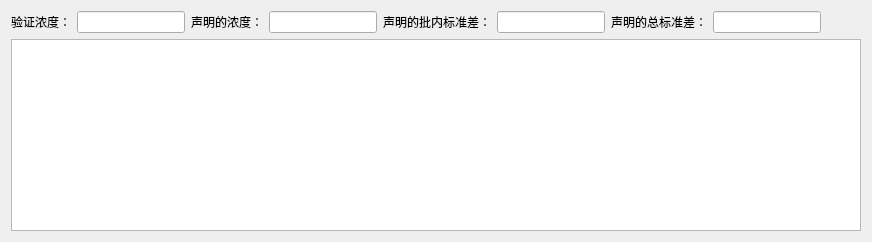
            <widget class="QWidget" name="table2">
             <layout class="QVBoxLayout" name="verticalLayout">
              <item>
               <layout class="QHBoxLayout" name="horizontalLayout_2">
                <item>
                 <widget class="QLabel" name="label_43">
                  <property name="sizePolicy">
                   <sizepolicy hsizetype="Fixed" vsizetype="Fixed">
                    <horstretch>0</horstretch>
                    <verstretch>0</verstretch>
                   </sizepolicy>
                  </property>
                  <property name="maximumSize">
                   <size>
                    <width>16777215</width>
                    <height>16777215</height>
                   </size>
                  </property>
                  <property name="text">
                   <string>验证浓度：</string>
                  </property>
                 </widget>
                </item>
                <item>
                 <widget class="QLineEdit" name="ep5_validationConcentration_L2">
                  <property name="sizePolicy">
                   <sizepolicy hsizetype="Fixed" vsizetype="Fixed">
                    <horstretch>0</horstretch>
                    <verstretch>0</verstretch>
                   </sizepolicy>
                  </property>
                 </widget>
                </item>
                <item>
                 <widget class="QLabel" name="label_51">
                  <property name="sizePolicy">
                   <sizepolicy hsizetype="Fixed" vsizetype="Fixed">
                    <horstretch>0</horstretch>
                    <verstretch>0</verstretch>
                   </sizepolicy>
                  </property>
                  <property name="text">
                   <string>声明的浓度：</string>
                  </property>
                 </widget>
                </item>
                <item>
                 <widget class="QLineEdit" name="ep5_ClaimConcentration_L2">
                  <property name="sizePolicy">
                   <sizepolicy hsizetype="Fixed" vsizetype="Fixed">
                    <horstretch>0</horstretch>
                    <verstretch>0</verstretch>
                   </sizepolicy>
                  </property>
                 </widget>
                </item>
                <item>
                 <widget class="QLabel" name="label_52">
                  <property name="sizePolicy">
                   <sizepolicy hsizetype="Fixed" vsizetype="Fixed">
                    <horstretch>0</horstretch>
                    <verstretch>0</verstretch>
                   </sizepolicy>
                  </property>
                  <property name="text">
                   <string>声明的批内标准差：</string>
                  </property>
                 </widget>
                </item>
                <item>
                 <widget class="QLineEdit" name="ep5_ClaimSd_L2">
                  <property name="sizePolicy">
                   <sizepolicy hsizetype="Fixed" vsizetype="Fixed">
                    <horstretch>0</horstretch>
                    <verstretch>0</verstretch>
                   </sizepolicy>
                  </property>
                 </widget>
                </item>
                <item>
                 <widget class="QLabel" name="label_58">
                  <property name="sizePolicy">
                   <sizepolicy hsizetype="Fixed" vsizetype="Fixed">
                    <horstretch>0</horstretch>
                    <verstretch>0</verstretch>
                   </sizepolicy>
                  </property>
                  <property name="text">
                   <string>声明的总标准差：</string>
                  </property>
                 </widget>
                </item>
                <item>
                 <widget class="QLineEdit" name="ep5_ClaimTotalSd_L2">
                  <property name="sizePolicy">
                   <sizepolicy hsizetype="Fixed" vsizetype="Fixed">
                    <horstretch>0</horstretch>
                    <verstretch>0</verstretch>
                   </sizepolicy>
                  </property>
                 </widget>
                </item>
                <item>
                 <spacer name="horizontalSpacer_21">
                  <property name="orientation">
                   <enum>Qt::Horizontal</enum>
                  </property>
                  <property name="sizeHint" stdset="0">
                   <size>
                    <width>40</width>
                    <height>20</height>
                   </size>
                  </property>
                 </spacer>
                </item>
               </layout>
              </item>
              <item>
               <widget class="QTableWidget" name="ep5_tableWidget_2"/>
              </item>
             </layout>
            </widget>
